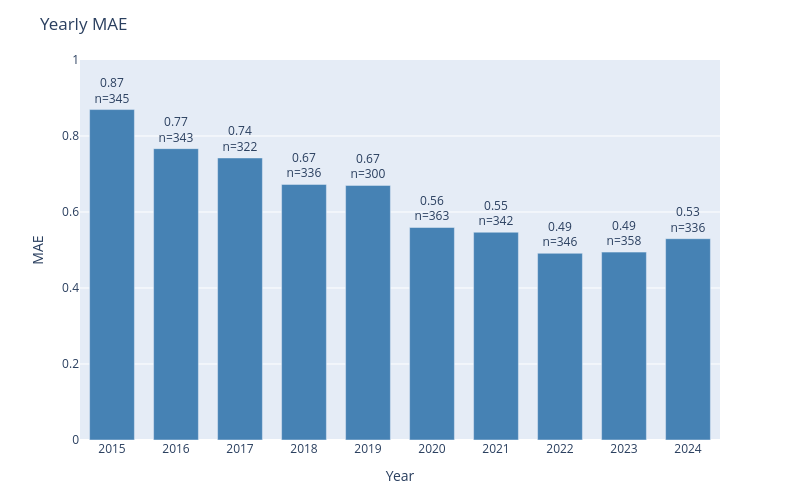

Notebook code cell kept with this figure:
### Code cell
plot_error_by_group(
    df=results_test,
    y_true_col='actual',
    y_pred_col='prediction',
    date_col='dt_temp',
    group_by='year',
    metric='mae',
    title='Yearly MAE'
)

### Figure 1 — Plotly figure (JSON) as saved in the notebook; plotly's stock layout.template omitted (floating-point values rounded to 4 significant figures)
{"data": [{"marker": {"color": "steelblue"}, "text": ["0.87<br>n=345", "0.77<br>n=343", "0.74<br>n=322", "0.67<br>n=336", "0.67<br>n=300", "0.56<br>n=363", "0.55<br>n=342", "0.49<br>n=346", "0.49<br>n=358", "0.53<br>n=336"], "textposition": "outside", "type": "bar", "x": ["2015", "2016", "2017", "2018", "2019", "2020", "2021", "2022", "2023", "2024"], "y": [0.8696, 0.7668, 0.7422, 0.6726, 0.67, 0.5592, 0.5468, 0.4913, 0.4944, 0.5298]}], "layout": {"bargap": 0.3, "height": 500, "margin": {"b": 60, "t": 60}, "title": {"text": "Yearly MAE"}, "uniformtext": {"minsize": 8, "mode": "hide"}, "width": 800, "xaxis": {"title": {"text": "Year"}}, "yaxis": {"range": [0, 1.0], "title": {"text": "MAE"}}}}
